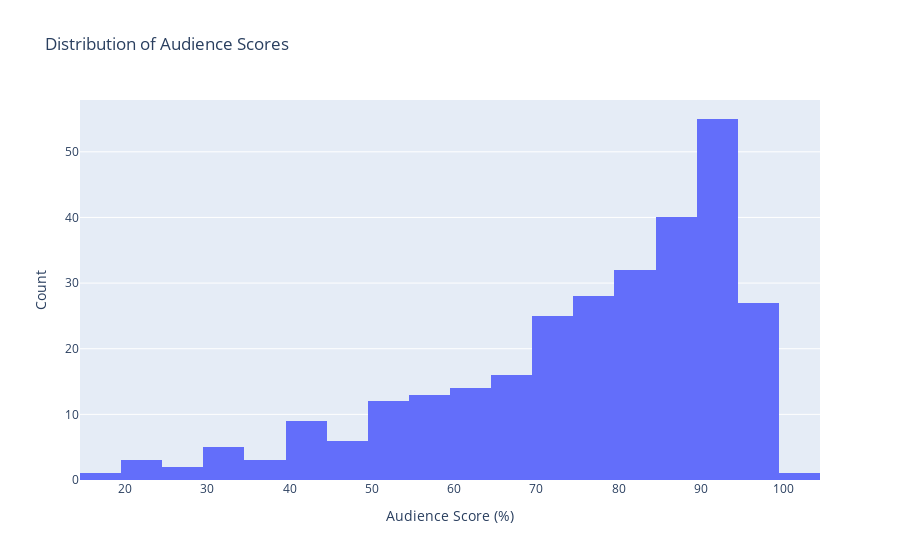

The code cell stored with this chart in its notebook:
### Code cell
# Histogram for Audience Score
fig_audience_hist = px.histogram(
    df, 
    x='Audience Score', 
    nbins=20, 
    title='Distribution of Audience Scores',
    labels={'Audience Score': 'Audience Score (%)'}
)
fig_audience_hist.update_layout(
    xaxis_title='Audience Score (%)', 
    yaxis_title='Count'
)
fig_audience_hist.show()

### Figure 1 — Plotly figure (JSON) as saved in the notebook; plotly's stock layout.template omitted (floating-point values rounded to 4 significant figures; data arrays with more than 128 entries replaced by an {"elided": "..."} marker saying what was removed)
{"data": [{"alignmentgroup": "True", "bingroup": "x", "hovertemplate": "Audience Score (%)=%{x}<br>count=%{y}<extra></extra>", "legendgroup": "", "marker": {"color": "#636efa", "pattern": {"shape": ""}}, "name": "", "nbinsx": 20, "offsetgroup": "", "orientation": "v", "showlegend": false, "type": "histogram", "x": {"elided": "292 int values"}, "xaxis": "x", "yaxis": "y"}], "layout": {"barmode": "relative", "legend": {"tracegroupgap": 0}, "title": {"text": "Distribution of Audience Scores"}, "xaxis": {"anchor": "y", "domain": [0, 1], "title": {"text": "Audience Score (%)"}}, "yaxis": {"anchor": "x", "domain": [0, 1], "title": {"text": "Count"}}}}
